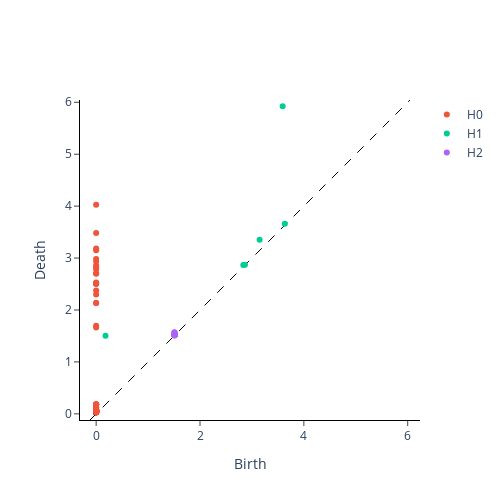

The cell this chart's notebook holds for it:
### Markdown cell above
# PARA LOS DATOS SINTÉTICOS

### Code cell
# ------------------------------------------------

mi_tda = AnalisisTDA(embedding_type = "STK", univariate = True, option_uni = 2)
X_univariate = df_for_pers_dgms["precio_frambuesa"].values

# homologia_persistente(self, datos, embedding_dimension = 2, embedding_time_delay = 1, window_size = 100,  stride = 4)
embedding_dimension = 10
embedding_time_delay = 3
stride = 3
diagrama_sint, features, plot_cloud = mi_tda.homologia_persistente(X_univariate, embedding_dimension = embedding_dimension, embedding_time_delay = embedding_time_delay, window_size = 100,  stride = stride)

# plots
plot_diagram(diagrama_sint)
